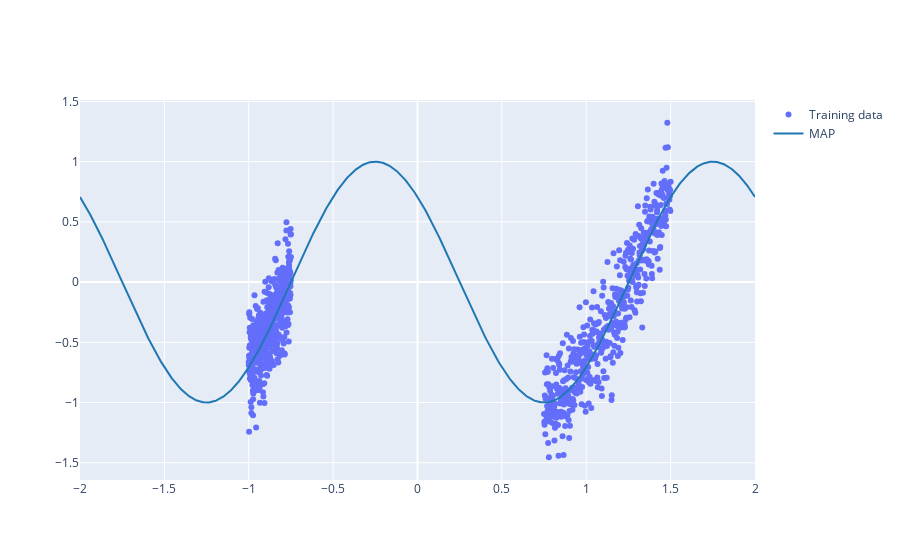

This figure's notebook cell:
### Code cell
sigma_noise = 0.2
n_samples = 1000
X_train = np.concatenate([np.linspace(-1, -0.75, int(n_samples/2)), np.linspace(0.75, 1.5, int(n_samples/2))])

y_train = np.sin(np.pi * (X_train  + 0.75)) + np.random.normal(scale=sigma_noise, size=(n_samples,))

X_test = np.linspace(-2, 2, n_samples)
y_test =  np.sin(np.pi * (X_test +0.75 )) 

fig = go.Figure([
    go.Scatter(
        name='Training data',
        x=X_train,
        y=y_train,
        mode='markers'   
    ),
    go.Scatter(
        name='MAP',
        x=X_test,
        y=y_test,
        mode='lines',
        line=dict(color='rgb(31, 119, 180)'),
)])

fig.show()

### Figure 1 — Plotly figure (JSON) as saved in the notebook; plotly's stock layout.template omitted (floating-point values rounded to 4 significant figures; data arrays with more than 128 entries replaced by an {"elided": "..."} marker saying what was removed)
{"data": [{"mode": "markers", "name": "Training data", "type": "scatter", "x": {"elided": "1000 float values"}, "y": {"elided": "1000 float values"}}, {"line": {"color": "rgb(31, 119, 180)"}, "mode": "lines", "name": "MAP", "type": "scatter", "x": {"elided": "1000 float values"}, "y": {"elided": "1000 float values"}}], "layout": {}}
